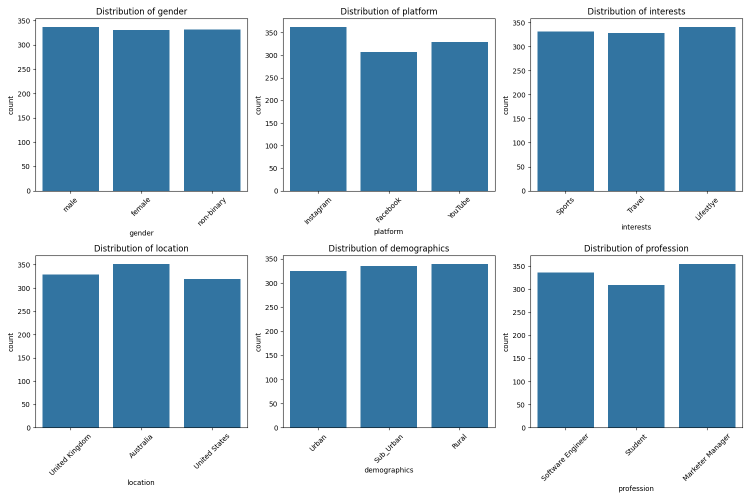
#> input picture analytical/media/sandbox/categorical_distribution.png, 1500 x 1000 px (shown at 1/2 size)
$ python -i image_compression.py   (imports and definitions only)
#> lines starting #> are read from the running program, lines starting #| are printed output that depends on the picture
"""
Image Compression and Optimization Service

This service provides comprehensive image compression, optimization, and format conversion
for the analytical system. It handles various image formats, implements multiple compression
algorithms, and provides automatic optimization based on use case and quality requirements.
"""

import os
import io
import time
import logging
from typing import Dict, List, Any, Optional, Tuple, Union
from datetime import datetime
from pathlib import Path
from django.conf import settings
from django.core.files.storage import default_storage
from django.core.files.base import ContentFile
from django.utils import timezone
from django.db import transaction
from PIL import Image, ImageOps, ImageEnhance, ImageFilter
import numpy as np
import hashlib
import base64

from analytics.models import GeneratedImage, User, AuditTrail
from analytics.services.audit_trail_manager import AuditTrailManager

logger = logging.getLogger(__name__)


# [626 lines that did not run here, left out]


# Global instance for easy access
# [1 line that did not run here, left out]


# Convenience functions for easy integration
# [57 lines left out: functions compress_image, create_thumbnail, optimize_generated_image, auto_optimize_image, not called in this run]

>>> import cv2
>>> picture = cv2.imread('../../media/sandbox/categorical_distribution.png', cv2.IMREAD_GRAYSCALE)
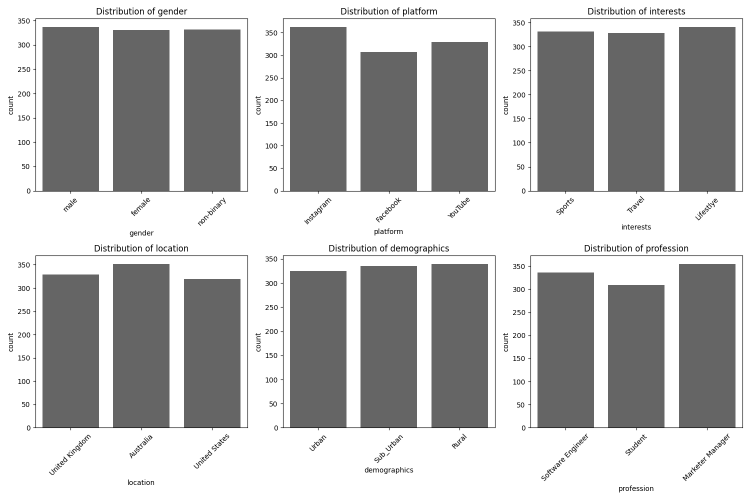
#> picture: shape (1000, 1500) (shown at 1/2 size); min 0, max 255, mean 185.3
#> (the run stopped early here; a loop or call above may not have finished)

$ run again, on analytical/media/sandbox/correlation_heatmap.png
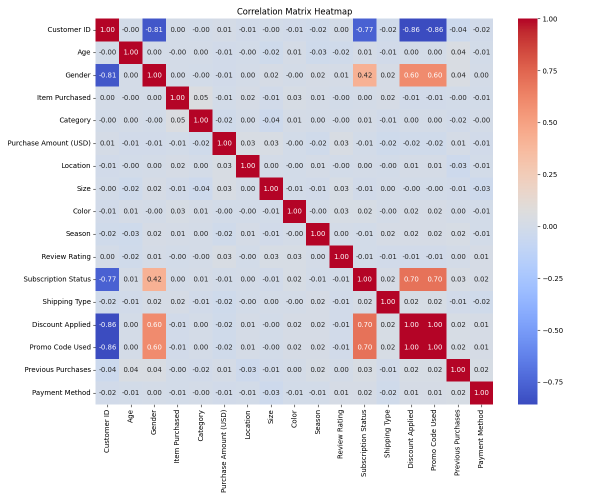
#> input picture analytical/media/sandbox/correlation_heatmap.png, 1200 x 1000 px (shown at 1/2 size)
#> `picture = cv2.imread('../../media/sandbox/categorical_distribution.png..`:
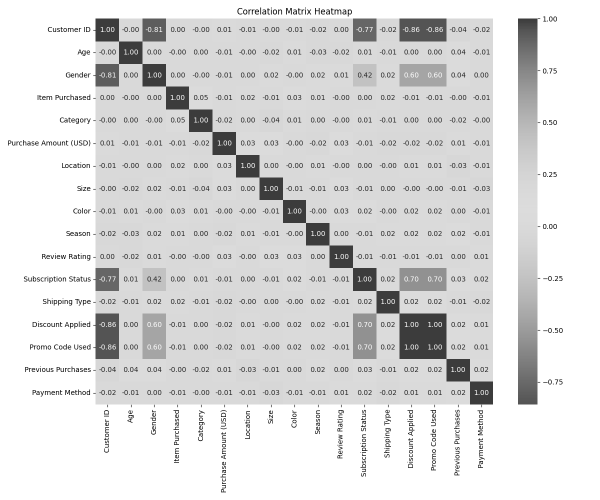
#> picture: shape (1000, 1200) (shown at 1/2 size); min 0, max 255, mean 220.2

$ run again, on analytical/media/sandbox/correlation_matrix.png
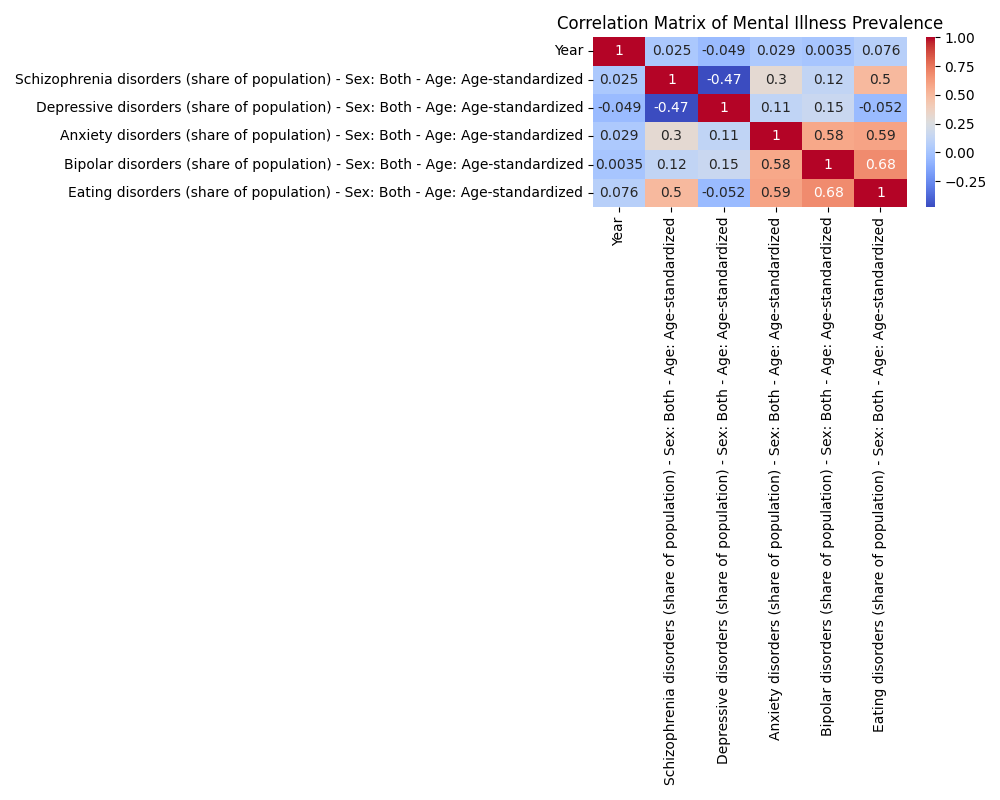
#> input picture analytical/media/sandbox/correlation_matrix.png, 1000 x 800 px
#> `picture = cv2.imread('../../media/sandbox/categorical_distribution.png..`:
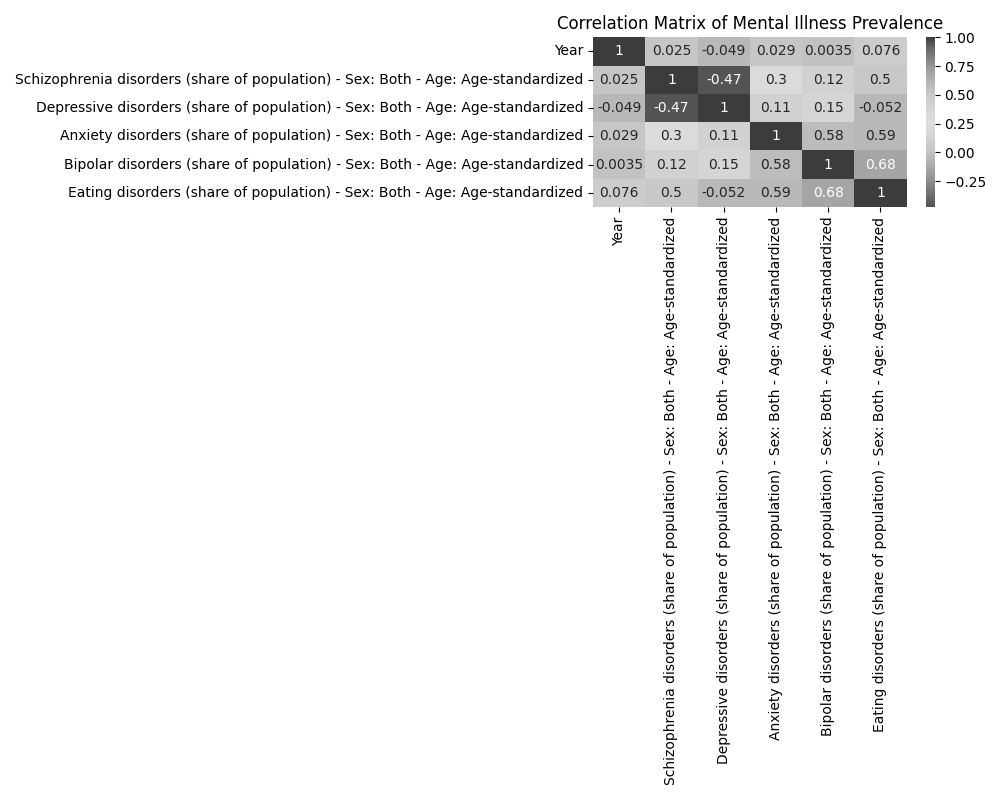
#> picture: shape (800, 1000); min 0, max 255, mean 243.1

$ run again, on analytical/media/sandbox/diagnosis_distribution.png
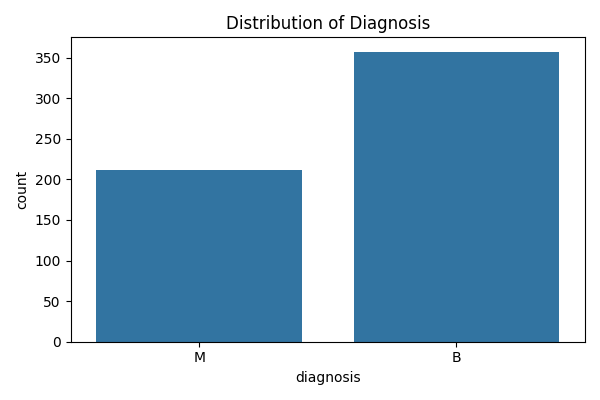
#> input picture analytical/media/sandbox/diagnosis_distribution.png, 600 x 400 px
#> `picture = cv2.imread('../../media/sandbox/categorical_distribution.png..`:
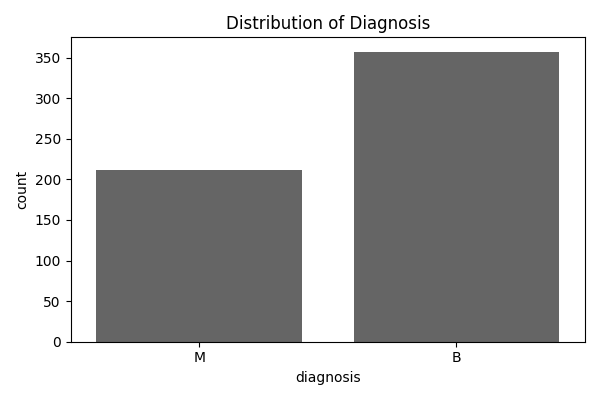
#> picture: shape (400, 600); min 0, max 255, mean 190.3
